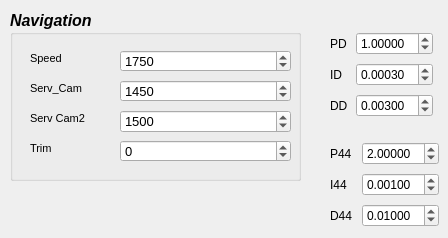
               <widget class="QWidget" name="tab_5">
                <attribute name="title">
                 <string>0</string>
                </attribute>
                <attribute name="toolTip">
                 <string>Navigation</string>
                </attribute>
                <widget class="QGroupBox" name="groupBox_11">
                 <property name="geometry">
                  <rect>
                   <x>10</x>
                   <y>10</y>
                   <width>291</width>
                   <height>171</height>
                  </rect>
                 </property>
                 <property name="font">
                  <font>
                   <pointsize>12</pointsize>
                   <weight>75</weight>
                   <italic>true</italic>
                   <bold>true</bold>
                  </font>
                 </property>
                 <property name="title">
                  <string>Navigation</string>
                 </property>
                 <widget class="QLabel" name="label_58">
                  <property name="geometry">
                   <rect>
                    <x>20</x>
                    <y>40</y>
                    <width>55</width>
                    <height>16</height>
                   </rect>
                  </property>
                  <property name="font">
                   <font>
                    <pointsize>8</pointsize>
                    <weight>50</weight>
                    <italic>false</italic>
                    <bold>false</bold>
                   </font>
                  </property>
                  <property name="text">
                   <string>Speed</string>
                  </property>
                 </widget>
                 <widget class="QSpinBox" name="spinBoxSpeedNav">
                  <property name="geometry">
                   <rect>
                    <x>110</x>
                    <y>40</y>
                    <width>171</width>
                    <height>22</height>
                   </rect>
                  </property>
                  <property name="font">
                   <font>
                    <pointsize>10</pointsize>
                    <weight>50</weight>
                    <italic>false</italic>
                    <bold>false</bold>
                   </font>
                  </property>
                  <property name="minimum">
                   <number>1500</number>
                  </property>
                  <property name="maximum">
                   <number>2000</number>
                  </property>
                  <property name="singleStep">
                   <number>25</number>
                  </property>
                  <property name="value">
                   <number>1750</number>
                  </property>
                 </widget>
                 <widget class="QLabel" name="label_96">
                  <property name="geometry">
                   <rect>
                    <x>20</x>
                    <y>70</y>
                    <width>61</width>
                    <height>16</height>
                   </rect>
                  </property>
                  <property name="font">
                   <font>
                    <pointsize>8</pointsize>
                    <weight>50</weight>
                    <italic>false</italic>
                    <bold>false</bold>
                   </font>
                  </property>
                  <property name="text">
                   <string>Serv_Cam</string>
                  </property>
                 </widget>
                 <widget class="QSpinBox" name="spinBoxServoCamera">
                  <property name="geometry">
                   <rect>
                    <x>110</x>
                    <y>70</y>
                    <width>171</width>
                    <height>22</height>
                   </rect>
                  </property>
                  <property name="font">
                   <font>
                    <pointsize>10</pointsize>
                    <weight>50</weight>
                    <italic>false</italic>
                    <bold>false</bold>
                   </font>
                  </property>
                  <property name="minimum">
                   <number>1200</number>
                  </property>
                  <property name="maximum">
                   <number>2000</number>
                  </property>
                  <property name="singleStep">
                   <number>25</number>
                  </property>
                  <property name="value">
                   <number>1450</number>
                  </property>
                 </widget>
                 <widget class="QLabel" name="label_55">
                  <property name="geometry">
                   <rect>
                    <x>20</x>
                    <y>130</y>
                    <width>55</width>
                    <height>16</height>
                   </rect>
                  </property>
                  <property name="font">
                   <font>
                    <pointsize>8</pointsize>
                    <weight>50</weight>
                    <italic>false</italic>
                    <bold>false</bold>
                   </font>
                  </property>
                  <property name="text">
                   <string>Trim</string>
                  </property>
                 </widget>
                 <widget class="QSpinBox" name="spinBoxTrim">
                  <property name="geometry">
                   <rect>
                    <x>110</x>
                    <y>130</y>
                    <width>171</width>
                    <height>22</height>
                   </rect>
                  </property>
                  <property name="font">
                   <font>
                    <pointsize>10</pointsize>
                    <weight>50</weight>
                    <italic>false</italic>
                    <bold>false</bold>
                   </font>
                  </property>
                  <property name="minimum">
                   <number>-100</number>
                  </property>
                  <property name="maximum">
                   <number>100</number>
                  </property>
                 </widget>
                 <widget class="QLabel" name="label_73">
                  <property name="geometry">
                   <rect>
                    <x>20</x>
                    <y>100</y>
                    <width>71</width>
                    <height>17</height>
                   </rect>
                  </property>
                  <property name="font">
                   <font>
                    <pointsize>8</pointsize>
                    <weight>50</weight>
                    <italic>false</italic>
                    <bold>false</bold>
                   </font>
                  </property>
                  <property name="text">
                   <string>Serv Cam2</string>
                  </property>
                 </widget>
                 <widget class="QSpinBox" name="spinBoxServoCamera2">
                  <property name="geometry">
                   <rect>
                    <x>110</x>
                    <y>100</y>
                    <width>171</width>
                    <height>23</height>
                   </rect>
                  </property>
                  <property name="font">
                   <font>
                    <pointsize>10</pointsize>
                    <weight>50</weight>
                    <italic>false</italic>
                    <bold>false</bold>
                   </font>
                  </property>
                  <property name="minimum">
                   <number>500</number>
                  </property>
                  <property name="maximum">
                   <number>2500</number>
                  </property>
                  <property name="singleStep">
                   <number>25</number>
                  </property>
                  <property name="value">
                   <number>1500</number>
                  </property>
                 </widget>
                </widget>
                <widget class="QWidget" name="gridLayoutWidget_27">
                 <property name="geometry">
                  <rect>
                   <x>330</x>
                   <y>30</y>
                   <width>103</width>
                   <height>89</height>
                  </rect>
                 </property>
                 <layout class="QGridLayout" name="gridLayout_34">
                  <item row="1" column="0">
                   <widget class="QLabel" name="label_71">
                    <property name="font">
                     <font>
                      <pointsize>9</pointsize>
                      <weight>50</weight>
                      <bold>false</bold>
                     </font>
                    </property>
                    <property name="text">
                     <string>ID</string>
                    </property>
                   </widget>
                  </item>
                  <item row="2" column="0">
                   <widget class="QLabel" name="label_178">
                    <property name="font">
                     <font>
                      <pointsize>9</pointsize>
                      <weight>50</weight>
                      <bold>false</bold>
                     </font>
                    </property>
                    <property name="text">
                     <string>DD</string>
                    </property>
                   </widget>
                  </item>
                  <item row="0" column="0">
                   <widget class="QLabel" name="label_179">
                    <property name="font">
                     <font>
                      <pointsize>9</pointsize>
                      <weight>50</weight>
                      <bold>false</bold>
                     </font>
                    </property>
                    <property name="text">
                     <string>PD</string>
                    </property>
                   </widget>
                  </item>
                  <item row="2" column="1">
                   <widget class="QDoubleSpinBox" name="doubleSpinBoxDDistance">
                    <property name="font">
                     <font>
                      <pointsize>9</pointsize>
                      <weight>50</weight>
                      <bold>false</bold>
                     </font>
                    </property>
                    <property name="decimals">
                     <number>5</number>
                    </property>
                    <property name="singleStep">
                     <double>0.100000000000000</double>
                    </property>
                    <property name="value">
                     <double>0.003000000000000</double>
                    </property>
                   </widget>
                  </item>
                  <item row="0" column="1">
                   <widget class="QDoubleSpinBox" name="doubleSpinBoxPDistance">
                    <property name="font">
                     <font>
                      <pointsize>9</pointsize>
                      <weight>50</weight>
                      <bold>false</bold>
                     </font>
                    </property>
                    <property name="decimals">
                     <number>5</number>
                    </property>
                    <property name="singleStep">
                     <double>0.200000000000000</double>
                    </property>
                    <property name="value">
                     <double>1.000000000000000</double>
                    </property>
                   </widget>
                  </item>
                  <item row="1" column="1">
                   <widget class="QDoubleSpinBox" name="doubleSpinBoxIDistance">
                    <property name="font">
                     <font>
                      <pointsize>9</pointsize>
                      <weight>50</weight>
                      <bold>false</bold>
                     </font>
                    </property>
                    <property name="decimals">
                     <number>5</number>
                    </property>
                    <property name="singleStep">
                     <double>0.100000000000000</double>
                    </property>
                    <property name="value">
                     <double>0.000300000000000</double>
                    </property>
                   </widget>
                  </item>
                 </layout>
                </widget>
                <widget class="QWidget" name="gridLayoutWidget_29">
                 <property name="geometry">
                  <rect>
                   <x>330</x>
                   <y>140</y>
                   <width>109</width>
                   <height>89</height>
                  </rect>
                 </property>
                 <layout class="QGridLayout" name="gridLayout_36">
                  <item row="1" column="0">
                   <widget class="QLabel" name="label_196">
                    <property name="font">
                     <font>
                      <pointsize>9</pointsize>
                      <weight>50</weight>
                      <bold>false</bold>
                     </font>
                    </property>
                    <property name="text">
                     <string>I44</string>
                    </property>
                   </widget>
                  </item>
                  <item row="2" column="0">
                   <widget class="QLabel" name="label_197">
                    <property name="font">
                     <font>
                      <pointsize>9</pointsize>
                      <weight>50</weight>
                      <bold>false</bold>
                     </font>
                    </property>
                    <property name="text">
                     <string>D44</string>
                    </property>
                   </widget>
                  </item>
                  <item row="0" column="0">
                   <widget class="QLabel" name="label_198">
                    <property name="font">
                     <font>
                      <pointsize>9</pointsize>
                      <weight>50</weight>
                      <bold>false</bold>
                     </font>
                    </property>
                    <property name="text">
                     <string>P44</string>
                    </property>
                   </widget>
                  </item>
                  <item row="2" column="1">
                   <widget class="QDoubleSpinBox" name="doubleSpinBoxD4Misi_4">
                    <property name="font">
                     <font>
                      <pointsize>9</pointsize>
                      <weight>50</weight>
                      <bold>false</bold>
                     </font>
                    </property>
                    <property name="decimals">
                     <number>5</number>
                    </property>
                    <property name="singleStep">
                     <double>0.100000000000000</double>
                    </property>
                    <property name="value">
                     <double>0.010000000000000</double>
                    </property>
                   </widget>
                  </item>
                  <item row="0" column="1">
                   <widget class="QDoubleSpinBox" name="doubleSpinBoxP4Misi_4">
                    <property name="font">
                     <font>
                      <pointsize>9</pointsize>
                      <weight>50</weight>
                      <bold>false</bold>
                     </font>
                    </property>
                    <property name="decimals">
                     <number>5</number>
                    </property>
                    <property name="singleStep">
                     <double>0.200000000000000</double>
                    </property>
                    <property name="value">
                     <double>2.000000000000000</double>
                    </property>
                   </widget>
                  </item>
                  <item row="1" column="1">
                   <widget class="QDoubleSpinBox" name="doubleSpinBoxI4Misi_4">
                    <property name="font">
                     <font>
                      <pointsize>9</pointsize>
                      <weight>50</weight>
                      <bold>false</bold>
                     </font>
                    </property>
                    <property name="decimals">
                     <number>5</number>
                    </property>
                    <property name="singleStep">
                     <double>0.100000000000000</double>
                    </property>
                    <property name="value">
                     <double>0.001000000000000</double>
                    </property>
                   </widget>
                  </item>
                 </layout>
                </widget>
               </widget>
